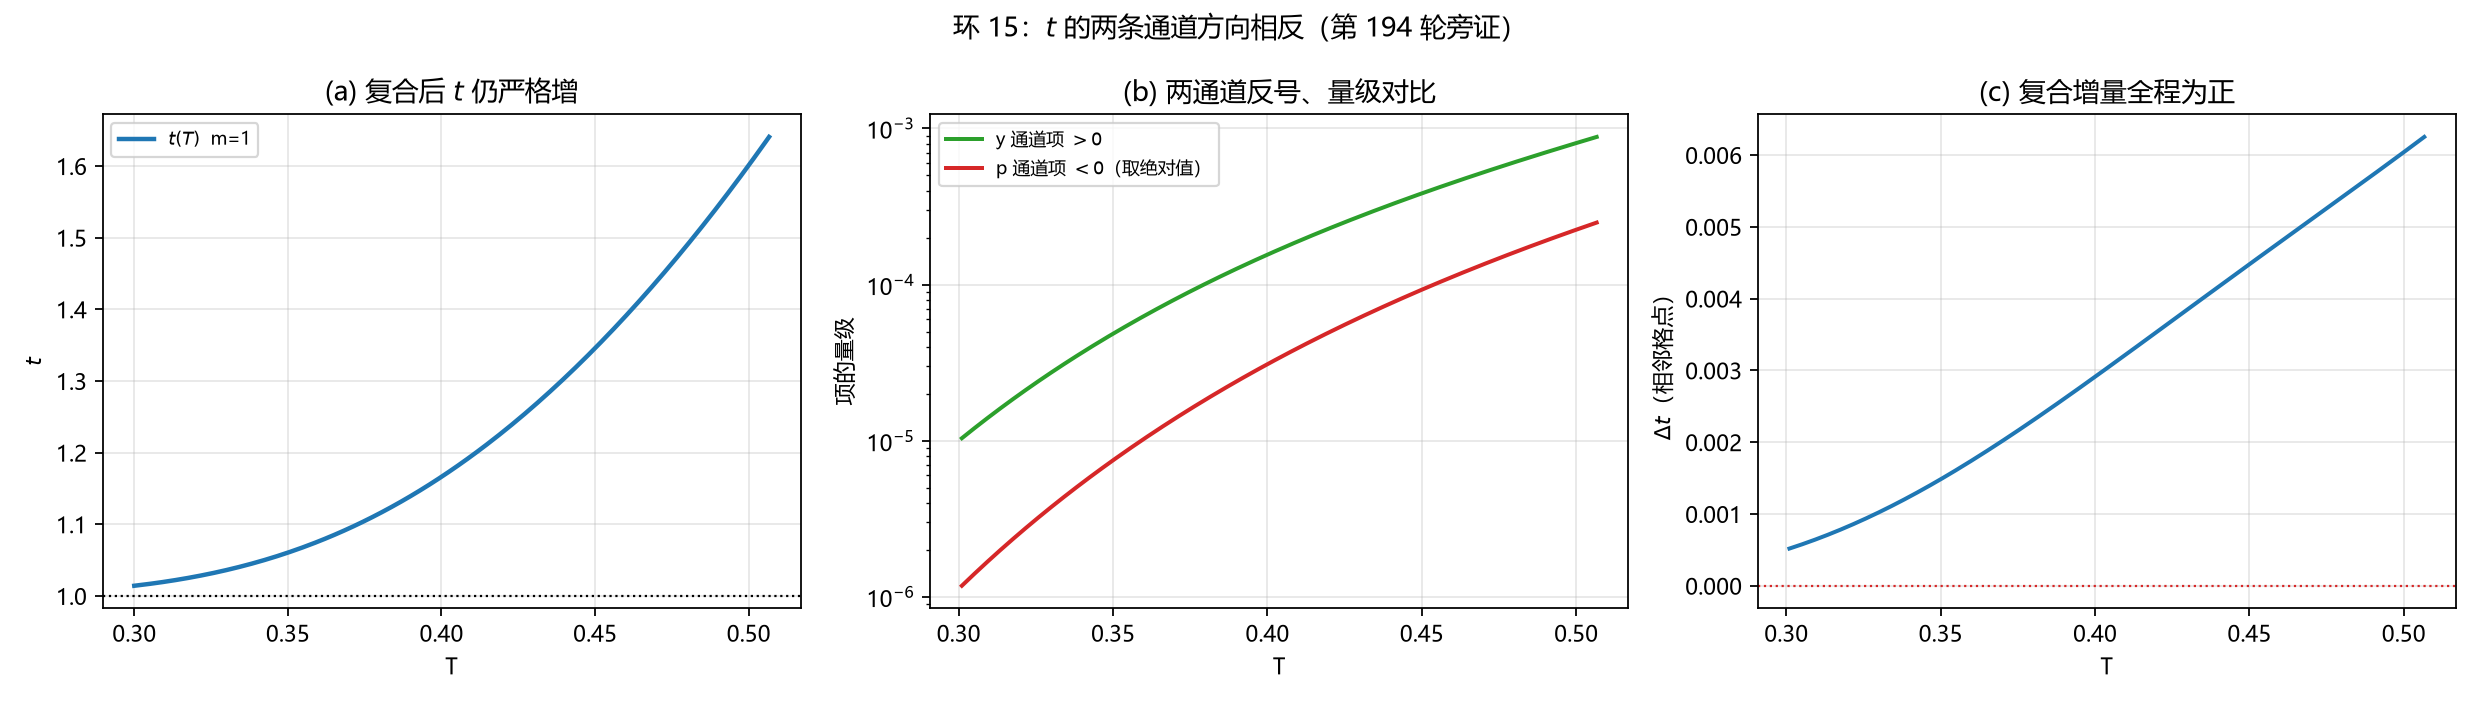

Python code for this plot:
# 环15_t两通道反号_旁证.py（第 194 轮）
# 目的：核对 Lean 已证的两件事在实际工作点上的形态——(i) t 对 p 严格增（p 通道压低 t）；
#       (ii) 复合增量 = y 通道项(>0) + p 通道项(<0) 的反号分解；看哪一项主导。
# 定位：只作 B 闸判定的数值旁证与反馈层显影，不回写第一性输入，不参与建模。
import json
import numpy as np
import matplotlib
matplotlib.use("Agg")
import matplotlib.pyplot as plt
from scipy.stats import chi2
from scipy.optimize import brentq

plt.rcParams["font.sans-serif"] = ["Microsoft YaHei", "SimHei", "DejaVu Sans"]
plt.rcParams["axes.unicode_minus"] = False

PC = 0.592746
NU = 9.0
TC = 0.3
XC = 4.5
UPS0 = 2.0 * 3.207211 / np.pi ** 2


def w(x, n=40001):
    if x <= 0.0:
        return 1.0
    u = np.linspace(0.0, 1.0, n)
    return float(2.0 * np.trapezoid(u * np.tanh(u / (2.0 * x)), u))


WC = w(TC)
p_pair = lambda T: 1.0 - chi2.cdf(XC * WC / w(T), NU)
y_of = lambda T: 2.0 * np.pi * np.exp(-np.pi ** 2 * (UPS0 * w(T)) / (2.0 * T))
t_of = lambda T, m: 1.0 + m * np.log(1.0 - y_of(T)) / np.log(p_pair(T))

K_BREAK = 2.0 * np.log(2.0 * np.pi) / np.pi ** 2
T_BREAK = float(brentq(lambda T: UPS0 * w(T) / T - K_BREAK, TC, 2.0, xtol=1e-14))

M = 1.0
# 同步点：p_pair*(1-y)^m = p_c
T_SYNC = float(brentq(lambda T: p_pair(T) * (1.0 - y_of(T)) ** M - PC, TC, T_BREAK - 1e-6, xtol=1e-14))

out = {
    "T_c": TC,
    "T_sync_m1": T_SYNC,
    "T_break": T_BREAK,
    "m": M,
    "y_Tc": y_of(TC),
    "p_Tc": p_pair(TC),
    "t_Tc": t_of(TC, M),
    "y_sync": y_of(T_SYNC),
    "p_sync": p_pair(T_SYNC),
    "t_sync": t_of(T_SYNC, M),
}

Ts = np.linspace(TC, T_SYNC, 201)
yT = np.array([y_of(float(T)) for T in Ts])
pT = np.array([p_pair(float(T)) for T in Ts])
tT = np.array([t_of(float(T), M) for T in Ts])

# 单调方向核对
out["y_strict_increasing_on_grid"] = bool(np.all(np.diff(yT) > 0))
out["p_strict_decreasing_on_grid"] = bool(np.all(np.diff(pT) < 0))
out["t_strict_increasing_on_grid"] = bool(np.all(np.diff(tT) > 0))

# 反号分解：Δ = m[(L2-L1)ln p1 + L1 (ln p1 - ln p2)] / (ln p1 ln p2)
L = np.log(1.0 - yT)
lq = np.log(pT)
d1 = np.diff(L) * lq[:-1]                      # y 通道项（>0）
d2 = L[:-1] * (lq[:-1] - lq[1:])               # p 通道项（<0）
den = lq[:-1] * lq[1:]
dT = M * (d1 + d2) / den
out["y_channel_positive_all"] = bool(np.all(d1 > 0))
out["p_channel_negative_all"] = bool(np.all(d2 < 0))
out["delta_t_positive_all"] = bool(np.all(dT > 0))
out["min_abs_ratio_p_over_y"] = float(np.min(np.abs(d2) / d1))
out["mean_abs_ratio_p_over_y"] = float(np.mean(np.abs(d2) / d1))
out["max_abs_ratio_p_over_y"] = float(np.max(np.abs(d2) / d1))
out["t_total_increase"] = float(tT[-1] - tT[0])
out["note"] = ("t 的上升全部来自 y 通道；p 通道全程反号抵消一部分，"
               "故不能由两条单调性直接复合出 t 随 T 严格增，须主导项比较（G-186c）。")

# ---- 图 ----
fig, ax = plt.subplots(1, 3, figsize=(15.5, 4.4))
ax[0].plot(Ts, tT, "C0-", lw=2, label=r"$t(T)$  m=1")
ax[0].axhline(1.0, color="k", ls=":", lw=1)
ax[0].set_xlabel("T"); ax[0].set_ylabel(r"$t$")
ax[0].set_title("(a) 复合后 $t$ 仍严格增")
ax[0].legend(fontsize=8); ax[0].grid(alpha=0.3)

ax[1].semilogy(Ts[1:], np.abs(d1), "C2-", lw=1.8, label=r"y 通道项 $>0$")
ax[1].semilogy(Ts[1:], np.abs(d2), "C3-", lw=1.8, label=r"p 通道项 $<0$（取绝对值）")
ax[1].set_xlabel("T"); ax[1].set_ylabel("项的量级")
ax[1].set_title("(b) 两通道反号、量级对比")
ax[1].legend(fontsize=8); ax[1].grid(alpha=0.3)

ax[2].plot(Ts[1:], dT, "C0-", lw=1.8)
ax[2].axhline(0.0, color="C3", ls=":", lw=1)
ax[2].set_xlabel("T"); ax[2].set_ylabel(r"$\Delta t$（相邻格点）")
ax[2].set_title("(c) 复合增量全程为正")
ax[2].grid(alpha=0.3)

fig.suptitle("环 15：$t$ 的两条通道方向相反（第 194 轮旁证）")
fig.tight_layout()
fig.savefig("环15_t两通道反号_旁证.png", dpi=160)

with open("环15_t两通道反号_旁证.json", "w", encoding="utf-8") as f:
    json.dump(out, f, ensure_ascii=False, indent=2)
print(json.dumps(out, ensure_ascii=False, indent=2))
